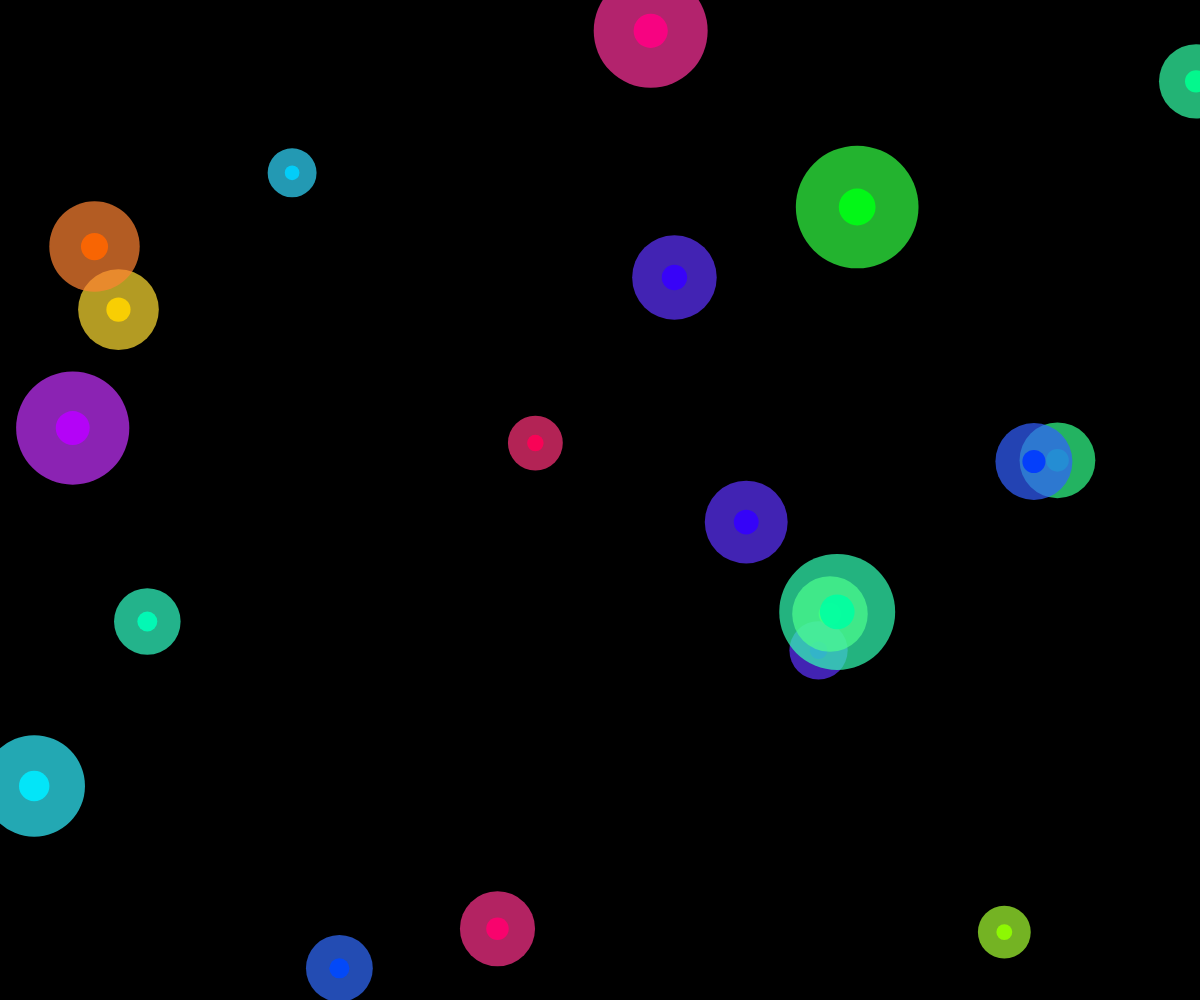
Frame 1 (no input)
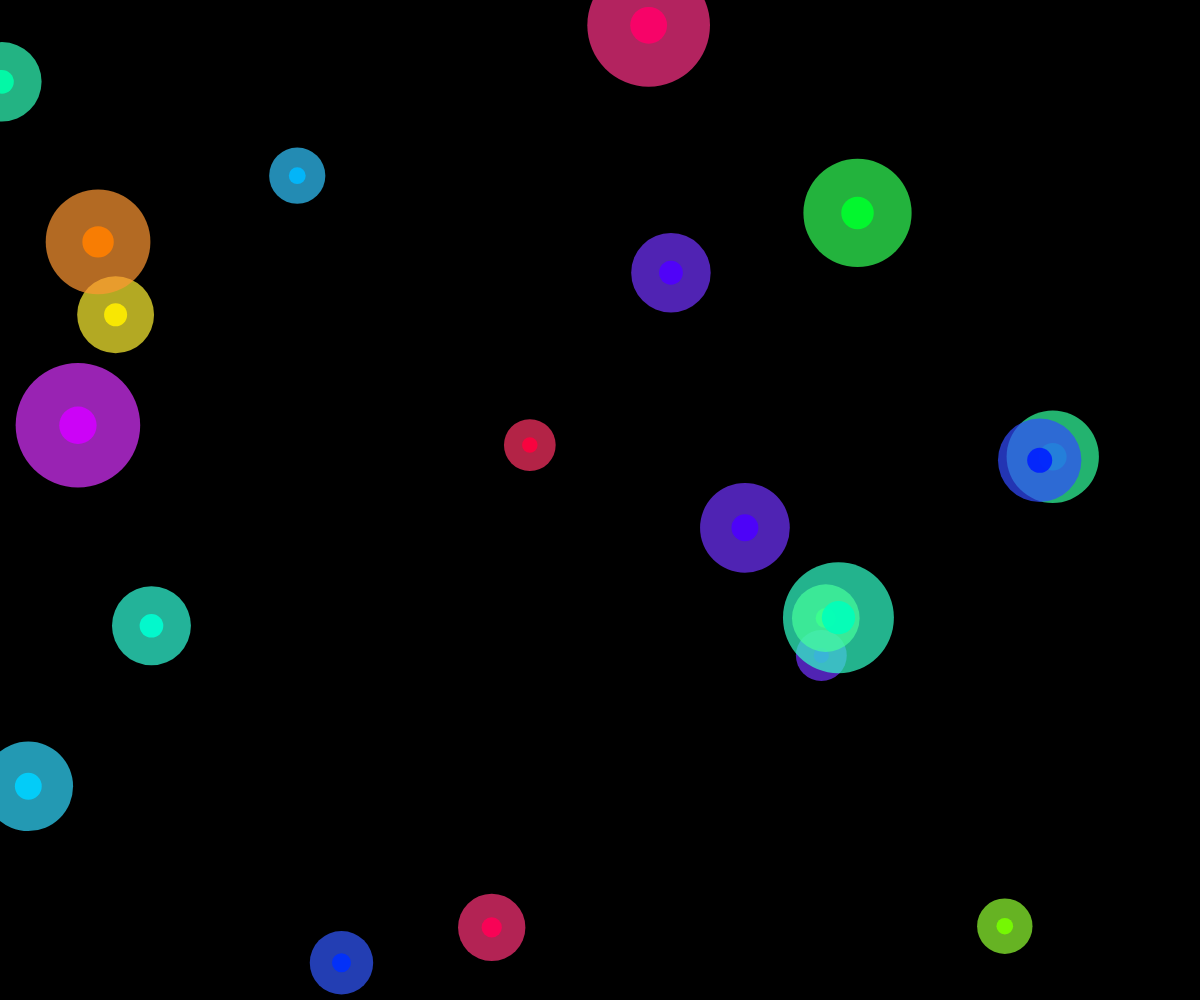
Frame 60 (no input)
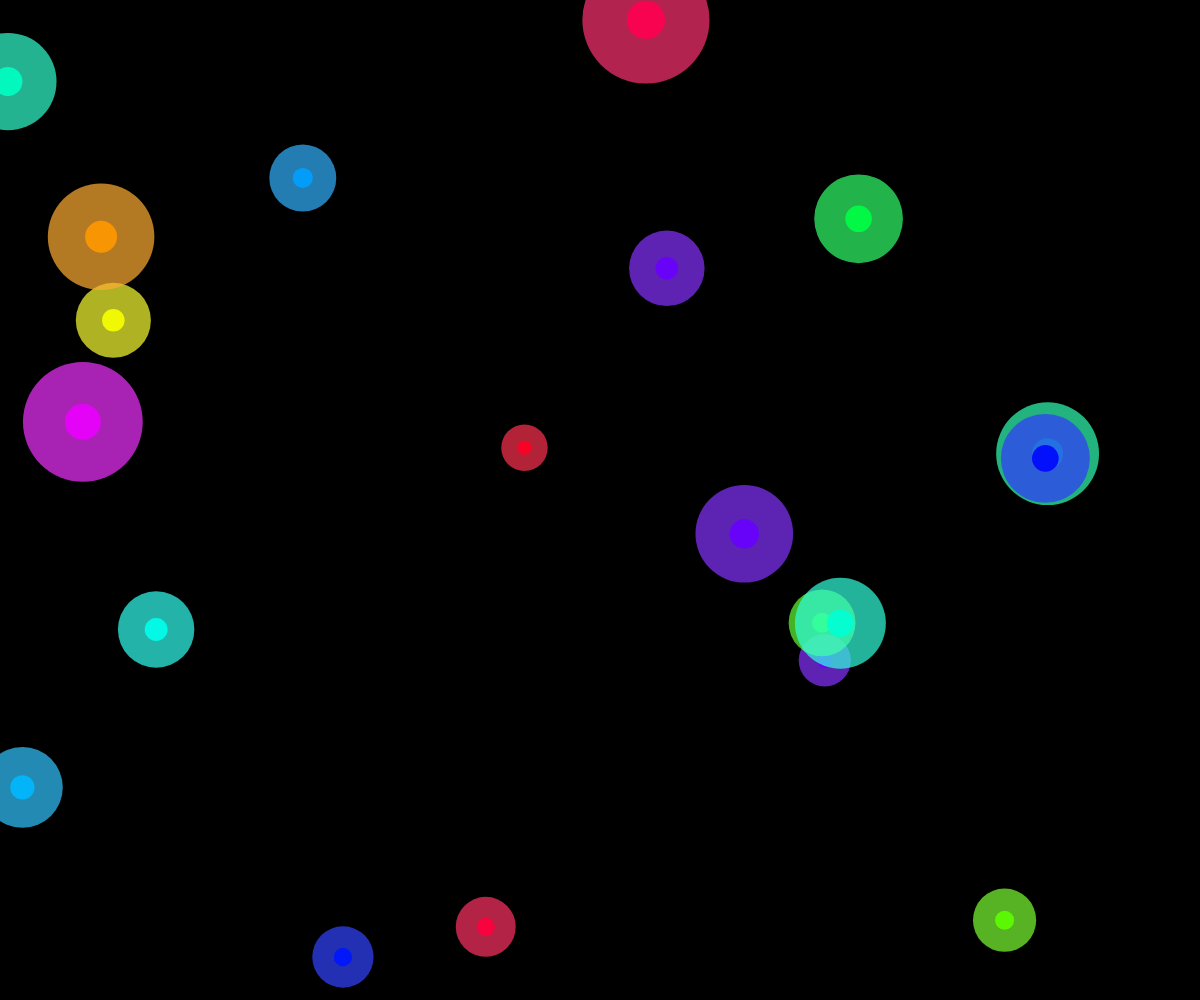
Frame 120 (the mouse pressed at the canvas centre since frame 60)

The p5.js sketch that drew these frames (run headless with seeded random() and noise() and a simulated clock; from frame 60 on, the mouse is pressed at the canvas centre):

// p5.js sketch
// ── sketch.js
let forms = [];
let shadows = [];
let time = 0;

function setup() {
  createCanvas(windowWidth, windowHeight);
  colorMode(HSB, 360, 100, 100, 1);
  
  // Create initial luminous forms
  for (let i = 0; i < 20; i++) {
    forms.push({
      x: random(width),
      y: random(height),
      size: random(30, 100),
      hue: random(360),
      speed: random(0.005, 0.02),
      pulse: random(TWO_PI)
    });
  }
  
  // Initialize shadow particles
  for (let i = 0; i < 500; i++) {
    shadows.push({
      x: random(width),
      y: random(height),
      size: random(1, 3),
      speed: random(0.001, 0.005),
      phase: random(TWO_PI)
    });
  }
}

function draw() {
  background(0);
  
  time += 0.01;
  
  // Draw shadows first (behind forms)
  drawShadows();
  
  // Draw luminous forms
  drawForms();
}

function drawShadows() {
  beginShape(POINTS);
  for (let i = 0; i < shadows.length; i++) {
    let s = shadows[i];
    
    // Animate shadow particles
    s.phase += s.speed;
    s.x += sin(s.phase) * 0.5;
    s.y += cos(s.phase) * 0.5;
    
    // Wrap around canvas
    if (s.x < 0) s.x = width;
    if (s.x > width) s.x = 0;
    if (s.y < 0) s.y = height;
    if (s.y > height) s.y = 0;
    
    // Apply glow effect based on time and form proximity
    let glowIntensity = 0.5 + 0.5 * sin(time + s.phase);
    fill(240, 80, 100, glowIntensity * 0.3);
    vertex(s.x, s.y);
  }
  endShape();
}

function drawForms() {
  for (let i = 0; i < forms.length; i++) {
    let f = forms[i];
    
    // Animate form
    f.pulse += f.speed;
    let pulse = sin(f.pulse) * 0.5 + 0.5;
    
    // Adjust color based on interaction or time
    let hueShift = (time * 10 + i * 20) % 360;
    let formHue = (f.hue + hueShift) % 360;
    
    // Draw glow effect
    noStroke();
    fill(formHue, 80, 100, 0.7);
    ellipse(f.x, f.y, f.size * (1 + pulse * 0.5));
    
    // Draw inner core
    fill(formHue, 100, 100, 0.9);
    ellipse(f.x, f.y, f.size * 0.3 * (1 + pulse * 0.5));
    
    // Move form slowly
    f.x += sin(time * 0.2 + i) * 0.1;
    f.y += cos(time * 0.2 + i) * 0.1;
    
    // Wrap around canvas
    if (f.x < 0) f.x = width;
    if (f.x > width) f.x = 0;
    if (f.y < 0) f.y = height;
    if (f.y > height) f.y = 0;
  }
}

function windowResized() {
  resizeCanvas(windowWidth, windowHeight);
}
